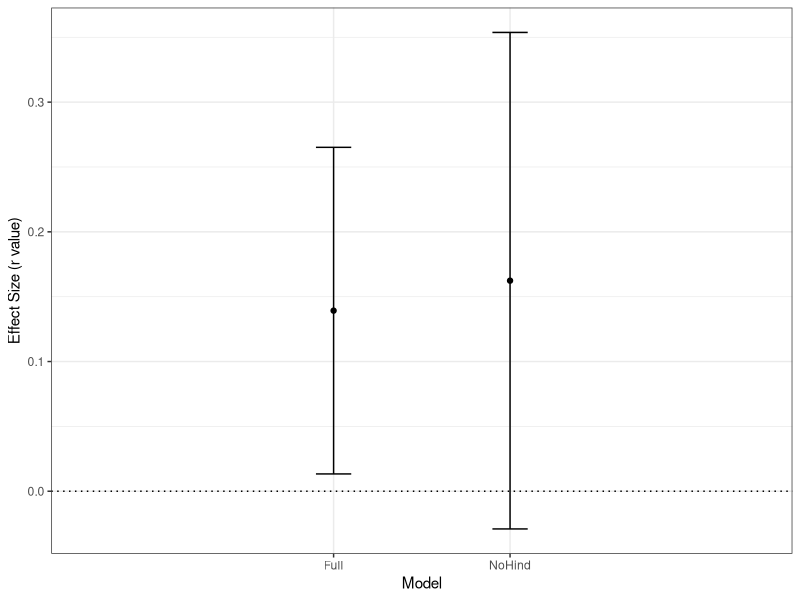
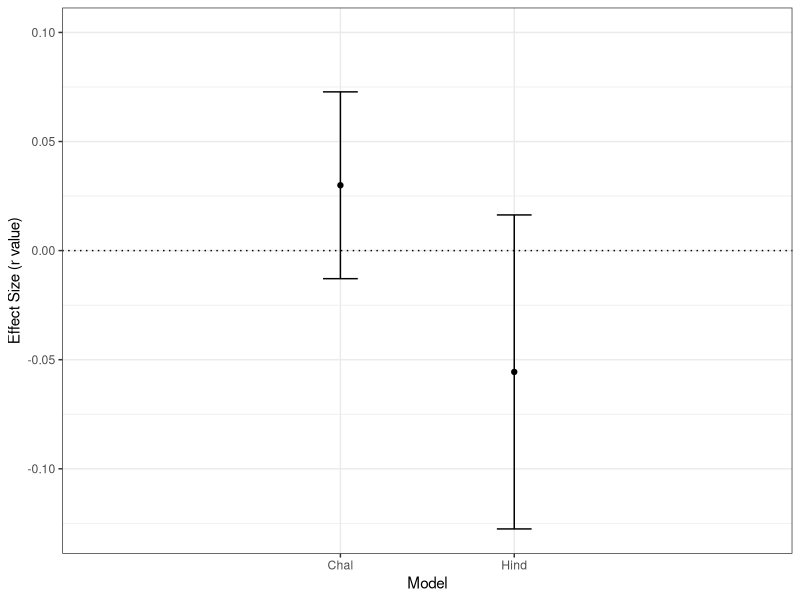
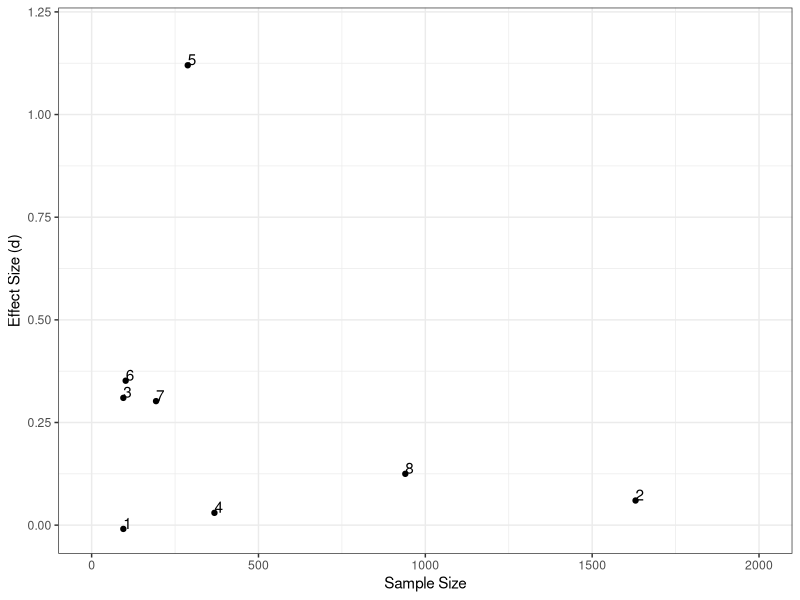
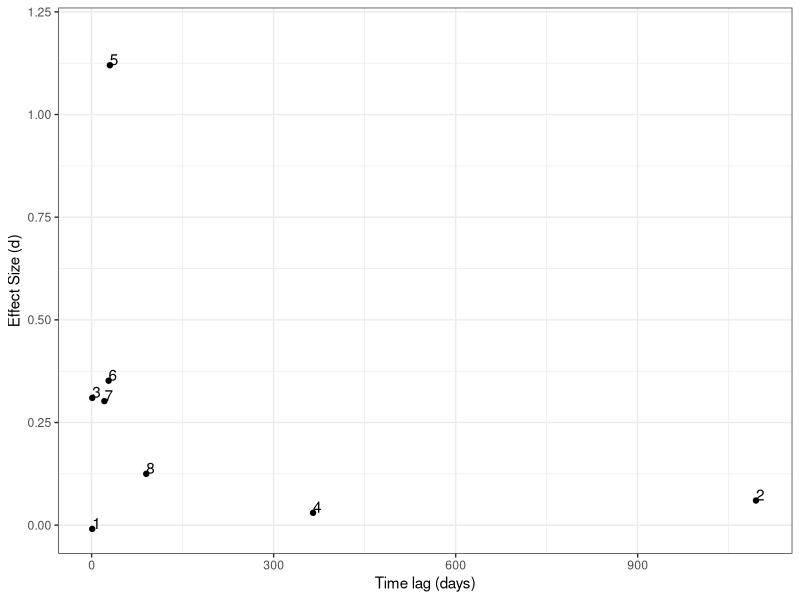

These charts were generated, in order, by the following R code:
# Frederick and VanderWeele

# Variable Key ####
# str <- increasing structural resources
# soc <- increasing social resources
# cha <- increasing challenging demands
# hin <- decreasing hindering demands
# res <- increasing resources (cf Petrou et al. (2012) combine Tims et al. (2012) two resources into one)


## Load library and define helper functions  #########################
library(metafor)
library(ggplot2)

#set working directory
setwd("~/harvard/work/job_crafting/r/")
# clear workspace
rm(list=ls())

# Define helper functions
d2r <- function(d){r <- d / sqrt( d^2 + 4); r} # Cohen's d to r conversion. using a <- 4 for n1==n2
f2r <- function(f){r <- tanh(f); r} #
r2d <- function(r){d <- (2*r) / sqrt(1-r^2); d} #

# Define Studies and Variables as data sets #####
# study<- first author and year of study
# d<- calculated effect size
# n<- sample size
# t<- time lag between collection points (in days; using 30 as one month)
work<- data.frame(study=character(), d=double(), n=integer(), t=integer(), stringsAsFactors = FALSE)
workNoHin<- data.frame(study=character(), d=double(), n=integer(), t=integer(), stringsAsFactors = FALSE)
workStr<- data.frame(study=character(), d=double(), n=integer(), t=integer(), stringsAsFactors = FALSE)
workSoc<- data.frame(study=character(), d=double(), n=integer(), t=integer(), stringsAsFactors = FALSE)
workCha<- data.frame(study=character(), d=double(), n=integer(), t=integer(), stringsAsFactors = FALSE)
workHin<- data.frame(study=character(), d=double(), n=integer(), t=integer(), stringsAsFactors = FALSE)


# Demerouti et al 2015 "Productive..."  ####
demerouti_2015_n <- 95 # 95 employees sampled
demerouti_2015_t <- 1
  
# general 
g_res_var <- 0.61^2
g_cha_var <- 1.00^2
g_hin_var <- 0.61^2
g_res_cha_cor <- 0.53
g_res_hin_cor <- 0.16
g_cha_hin_cor <- 0.20

(g_jc_var_of_sum <- g_res_var + g_cha_var + g_hin_var  + 2*(g_res_cha_cor + g_res_hin_cor + g_cha_hin_cor))
(g_sd_sum <- sqrt(g_jc_var_of_sum))
(g_sd_avg <- g_sd_sum / 3)

#Compute standardized effect for daily (averaged) work engagement

# Day-level (Table 4 for model)
d_res_beta <- 0.072 # day-level seeking resources beta
d_cha_beta <- 0.121 # day-level seeking challenging demands beta
d_hin_beta <--0.205 # day-level reducing hindering demands beta

# Table 1 for sd, cors
d_res_var <- 0.56^2
d_cha_var <- 0.58^2
d_hin_var <- 0.52^2
d_res_cha_cor <- 0.18
d_res_hin_cor <- 0.15
d_cha_hin_cor <- 0.06

(d_jc_var_of_sum <- d_res_var + d_cha_var + d_hin_var + 2*(d_res_cha_cor + d_res_hin_cor + d_cha_hin_cor))
(d_sd_sum <- sqrt(d_jc_var_of_sum))
(d_sd_avg <- d_sd_sum / 3)

d_we_sd <- 0.57 #day-level work engagement sd

(d_res<- (d_res_beta * d_sd_avg) / d_we_sd)
(d_cha<- (d_cha_beta * d_sd_avg) / d_we_sd)
(d_hin<- (d_hin_beta * d_sd_avg) / d_we_sd)

demerouti_2015_res2we <- d_res
demerouti_2015_cha2we <- d_cha
demerouti_2015_hin2we <- d_hin

demerouti_2015_d <- demerouti_2015_res2we + demerouti_2015_cha2we + demerouti_2015_hin2we
demerouti_2015_d_noHin <- demerouti_2015_res2we + demerouti_2015_cha2we

study<- 'Demerouti 2015'
(work<- rbind(work,data.frame(study=study,n=demerouti_2015_n,d=demerouti_2015_d,t=demerouti_2015_t)))
(workNoHin<- rbind(workNoHin,data.frame(study=study,n=demerouti_2015_n,d=demerouti_2015_d_noHin,t=demerouti_2015_t)))
(workCha<- rbind(workCha,data.frame(study=study,n=demerouti_2015_n,d=demerouti_2015_cha2we,t=demerouti_2015_t)))
(workHin<- rbind(workHin,data.frame(study=study,n=demerouti_2015_n,d=demerouti_2015_hin2we,t=demerouti_2015_t)))



# Harju et al. 2016 "Can job ..." ####
# standardized regression coefficients (Fig. 1)
harju_2016_n <- 1630
harju_2016_t <- 365*3 # 3year time lag
harju_2016_cha2we <- 0.06 #increasing challenging demands to work engagement

(work<- rbind(work,data.frame(study='Harju 2016',n=harju_2016_n,d=harju_2016_cha2we,t=harju_2016_t)))
(workNoHin<- rbind(workNoHin, data.frame(study="Harju 2016",n=harju_2016_n, d=harju_2016_cha2we, t=harju_2016_t)))
(workCha<- rbind(workCha, data.frame(study="Harju 2016",n=harju_2016_n, d=harju_2016_cha2we, t=harju_2016_t)))



## Petrou et al. 2012 "Crafting a job..." ####
petrou_2012_n <- 95 
petrou_2012_t <- 1

#between subjects results
petrou_2012_res2we <- 0.26 # seeking resources --> work engagement

#w/in subjects results
petrou_2012_cha2we_win <- 0.15 # seeking challenging demands within-subject
petrou_2012_hin2we_win <--0.10 # reducing hindering demands within-subject

petrou_2012_d <- petrou_2012_res2we + petrou_2012_cha2we_win + petrou_2012_hin2we_win
petrou_2012_d_noHin <- petrou_2012_cha2we_win

(work<- rbind(work, data.frame(study='Petrou 2012',d=petrou_2012_d,n=petrou_2012_n,t=petrou_2012_t)))
(workNoHin<- rbind(workNoHin, data.frame(study='Petrou 2012',d=petrou_2012_d_noHin,n=petrou_2012_n,t=petrou_2012_t)))
(workCha<- rbind(workCha, data.frame(study='Petrou 2012',d=petrou_2012_cha2we_win,n=petrou_2012_n,t=petrou_2012_t)))



# Petrou et al. 2016 "Crafting the change..." ####
petrou_2016_n <- 368
petrou_2016_t <- 365 # 1-year lags; 3 time points

# Standardized coefficients (Table 3; Fig. 2)
petrou_2016_hin2we <--0.14 
petrou_2016_res2we <- 0.17 

petrou_2016_d <- sum(petrou_2016_hin2we,petrou_2016_res2we)
petrou_2016_d_noHin <- petrou_2016_res2we

(work<- rbind(work,data.frame(study='Petrou 2016',n=petrou_2016_n,d=petrou_2016_d, t=petrou_2016_t)))
(workNoHin<- rbind(workNoHin,data.frame(study='Petrou 2016',n=petrou_2016_n,d=petrou_2016_d_noHin, t=petrou_2016_t)))
(workHin<- rbind(workHin,data.frame(study='Petrou 2016',n=petrou_2016_n,d=petrou_2016_hin2we, t=petrou_2016_t)))

## Tims et al. 2013 "The Impact of..." ####
# NB: same dataset for Tims 2013 & 2015 studies
# NB: using standarized estimates for fully mediated models
tims_2013_n <- 288
tims_2013_t <- 30 # 1-month lag; three time points
  
# increasing structural resources (Fig 1)
tims_2013_str2we <- 0.65 #work engagement
# increasing social resources (Fig 2)
tims_2013_soc2we <- 0.45 #work engagement
# increasing challenging demands (Fig 3)
tims_2013_cha2we <- 0.02 #work engagement
# decreasing hindering demands (Fig 4)
#tims_2013_hin2we <- no path


(tims_2013_we<- sum(c(tims_2013_cha2we, tims_2013_soc2we, tims_2013_str2we)))
(tims_2013_we_no_hin<- sum(c(tims_2013_cha2we, tims_2013_soc2we, tims_2013_str2we)))

(work<- rbind(work,data.frame(study='Tims 2013',n=tims_2013_n,d=tims_2013_we, t=tims_2013_t)))
(workNoHin<- rbind(workNoHin,data.frame(study='Tims 2013',n=tims_2013_n,d=tims_2013_we_no_hin, t=tims_2013_t)))
(workSoc<- rbind(workSoc,data.frame(study='Tims 2013',n=tims_2013_n,d=tims_2013_soc2we, t=tims_2013_t)))
(workStr<- rbind(workStr,data.frame(study='Tims 2013',n=tims_2013_n,d=tims_2013_str2we, t=tims_2013_t)))
(workCha<- rbind(workCha,data.frame(study='Tims 2013',n=tims_2013_n,d=tims_2013_cha2we, t=tims_2013_t)))



# Tims et al. 2015 "Job Crafting and job performance..." ####
# Uses same data as Tims 2013
tims_2015_n <- 288
tims_2015_t <- 30 # 1-month; three time points
  
tims_2015_jrjd2we <- 0.20 # actual crafting of job resources & challenging demands @T2 to work engagement @T3
tims_2015_hin2we <- -0.06 # actual crafting of hindering demands @T2 to work engagement @T3

tims_2015_we<- tims_2015_hin2we + tims_2015_jrjd2we

(work<- rbind(work,data.frame(study='Tims 2015',n=tims_2015_n,d=tims_2015_we,t=tims_2015_t)))
(workNoHin<- rbind(workNoHin,data.frame(study='Tims 2015',n=tims_2015_n,d=tims_2015_jrjd2we,t=tims_2015_t)))
(workHin<- rbind(workHin,data.frame(study='Tims 2015',n=tims_2015_n,d=tims_2015_hin2we,t=tims_2015_t)))



# Van Wingerdon et al. 2015 "The Impact of..." ####
vanwingerdon_2015_n <- 102
vanwingerdon_2015_t <- 28 # specified 4-weeks

# calculated from corr matrix
# use SDs of job crafting @T1
sd_soc <- 0.49 #increasing social job resources
sd_str <- 0.50 #increasing structural job resources
sd_cha <- 0.58 #increasing challenging job demands
sd_hin <- 0.46 #decreasing hindering job demands
# Use SDs of outcome vars @T2
sd_eng <- 1.02 #work engagement
sd_per <- 0.30 #in-role work performance

# corr@T1 * SDs
soc_str <- 0.25*sd_soc*sd_str
soc_cha <- 0.33*sd_soc*sd_cha
soc_hin <- 0.22*sd_soc*sd_hin
str_cha <- 0.45*sd_str*sd_cha
str_hin <- 0.01*sd_str*sd_hin
cha_hin <- 0.20*sd_cha*sd_hin

(var_sum_jc_with_hin <- sd_soc^2 + sd_str^2 + sd_cha^2 + sd_hin^2 + 2*sum(c(soc_str, soc_cha, soc_hin, str_cha, str_hin,cha_hin)))
(var_sum_jc_without_hin <- sd_soc^2 + sd_str^2 + sd_cha^2 + 2*sum(c(soc_str, soc_cha, str_cha)))

sd_sum_with_hin <- sqrt(var_sum_jc_with_hin)
sd_sum_without_hin <- sqrt(var_sum_jc_without_hin)

sd_avg_with_hin <- sd_sum_with_hin / 4
sd_avg_without_hin <- sd_sum_without_hin / 3

(work_effect_with_hind <- (1.064*sd_avg_with_hin)/1.02)
(work_effect_without_hind <- (1.064*sd_avg_without_hin)/1.02)

(work<- rbind(work,data.frame(study='Van Wingerdon 2015',n=vanwingerdon_2015_n,d=work_effect_with_hind,t=vanwingerdon_2015_t)))
#NB: no betas for work engagement from individual job crafting factors


# Vogel et al. 2015 "Engaged and Productive..." ####
vogel_2015_n <- 193
vogel_2015_t <- 21 # specified as three weeks between T1 & T2, which are the two employee measured points

vogel_2015_jc2je <- 0.31 #Table 2. Step 1 model
jc_sd <- 0.76 # job crafting SD from Table 1
je_sd <- 0.78 # job engagement SD from Table 1

(vogel_2015_d <- vogel_2015_jc2je*(jc_sd / je_sd))

(work<- rbind(work,data.frame(study='Vogel 2015',n=vogel_2015_n,d=vogel_2015_d, t=vogel_2015_t)))



# Vogt et al. 2016 "The Consequences of..." ####
vogt_2016_n <- 940
vogt_2016_t <- 30*3 # 3-month lag; three time points

vogt_2016_jc2we_t12 <- 0.12
vogt_2016_jc2we_t23 <- 0.13
vogt_2016_jc2we <- mean(c(vogt_2016_jc2we_t12, vogt_2016_jc2we_t23))

(work<- rbind(work,data.frame(study='Vogt 2015',n=vogt_2016_n,d=vogt_2016_jc2we, t=vogt_2016_t)))



# Work Engagement Analysis ####
# Using Tims 2013 & not 2015

# Using random effects model with ZCOR input
# NB: The results of rma function are ZCOR output values (i.e., r-values)

# Without Tims 2015
x1<-subset(work, work$study!='Tims 2015')
g1<- escalc(measure="ZCOR", ri= d2r(x1$d), ni=x1$n, method="REML")
summary(g1)
m1<- rma(yi, vi, data= g1, method="REML")
summary(m1)

# Without Tims 2015, without hindering measures
x2<-subset(workNoHin, workNoHin$study!='Tims 2015')
g2<- escalc(measure="ZCOR", ri= d2r(x2$d), ni=x2$n, method="REML")
summary(g2)
m2<- rma(yi, vi, data= g2, method="REML")
summary(m2)


# Challenging
x3<- workCha
g3<- escalc(measure="ZCOR", ri= d2r(x3$d), ni=x3$n, method="REML")
summary(g3)
m3<- rma(yi, vi, data= g3, method="REML")
summary(m3)


# Hindering
x4<- workHin
g4<- escalc(measure="ZCOR", ri= d2r(x4$d), ni=x4$n, method="REML")
summary(g4)
m4<- rma(yi, vi, data= g4, method="REML")
summary(m4)


## Plotting ################
# Create new data.frame for plotting main models
# NB: shouldn't need new frames, but ¯\_(ツ)_/¯
m<- c('m1','m2')
xs<- as.numeric(1:2)
b<- c(m1$b, m2$b)
u<- c(m1$ci.ub, m2$ci.ub)
l<- c(m1$ci.lb, m2$ci.lb)
df<- data.frame(m=m, x=xs, b=b, u=u, l=l)

p<- ggplot(df, aes(x=xs, y=b) ) +
  geom_hline(aes(yintercept=0),linetype='dotted') +
  geom_point(x=xs, y=b) + geom_errorbar(aes(x=xs, ymin=l, ymax=u), width=0.2) +
  expand_limits(y=c(0,0.1), x=(c(0,3))) +
  ylab('Effect Size (r value)') +
  scale_x_discrete(name="Model",limits=c(1,2),labels=c("1"="Full", "2"="NoHind")) +
  theme_bw()
p

# Create new data.frame for plotting individual factor models
m<- c('m3','m4')
xs<- as.numeric(1:2)
b<- c(m3$b, m4$b)
u<- c(m3$ci.ub, m4$ci.ub)
l<- c(m3$ci.lb, m4$ci.lb)
df<- data.frame(m=m, x=xs, b=b, u=u, l=l)

p<- ggplot(df, aes(x=xs, y=b) ) +
  geom_hline(aes(yintercept=0),linetype='dotted') +
  geom_point(x=xs, y=b) + geom_errorbar(aes(x=xs, ymin=l, ymax=u), width=0.2) +
  expand_limits(y=c(0,0.1), x=(c(0,3))) +
  ylab('Effect Size (r value)') +
  scale_x_discrete(name="Model",limits=c(1,2),labels=c("1"="Chal", "2"="Hind")) +
  theme_bw()
p




### Confounding Analysis Below ####
# NB: this uses the d values instead of the estimated r values

# Effects Sizes & Samples Sizes
df<- subset(work, study!="Tims 2015")
df$lab<-1:8

# Plot effect size (d) vs sample size
p2<- ggplot(df, aes(x=n, y=d))
p2 + geom_point() + geom_text(aes(label=lab),hjust=0, vjust=0) + #,hjust=0,vjust=0)
  expand_limits(y=c(0,1.2), x=c(0,2000)) +
  theme_bw() +
  ylab('Effect Size (d)') +
  xlab('Sample Size')

# Plot effect size (d) vs time lag (in days)
p2<- ggplot(df, aes(x=t, y=d))
p2 + geom_point() + geom_text(aes(label=lab),hjust=0, vjust=0) + #,hjust=0,vjust=0)
  expand_limits(y=c(0,1.2), x=c(0,1100)) +
  theme_bw() +
  ylab('Effect Size (d)') +
  xlab('Time lag (days)')

# linear regression of sample size
g1<- lm(d~n, data=df)
summary(g1) #not significant

# linear regression of time lag
g2<- lm(d~t, data=df)
summary(g2) #not significant
